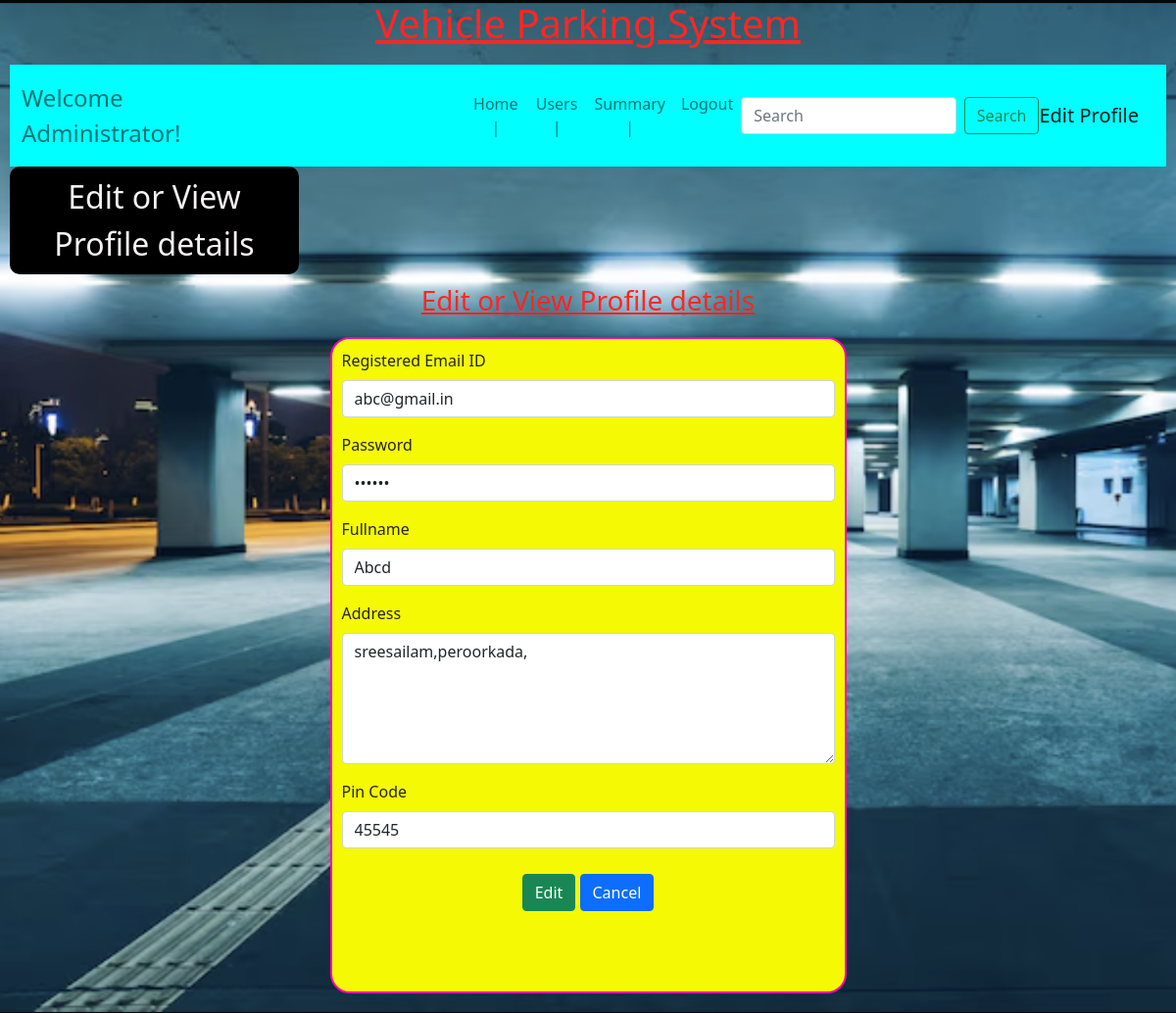
The app's page /edit_profile_admin/abc@gmail.in with its own data.
### backend/models.py (models this page shows)
class User_Details(db.Model):
    __tablename__="user_details" #by default,tablename will be taken as the class name with all letters in lower case
    id=db.Column(db.Integer,primary_key=True)
    email=db.Column(db.String,unique=True,nullable=False)
    password=db.Column(db.String,nullable=False)
    role=db.Column(db.Integer,default=1) # by default, the one who registers is user and not admin
    full_name=db.Column(db.String,nullable=False)
    address=db.Column(db.String,nullable=False)
    pin_code=db.Column(db.Integer,nullable=False)
    reserve_parking_spot=db.relationship("Reserve_parking_spot",cascade="all,delete",backref="user_details",lazy=True)

### backend/controllers.py (the view, shortened to what this page needs)
@app.route("/edit_profile_admin/<email>",methods=["GET","POST"])
def edit_admin(email):
    user=User_Details.query.filter_by(email=email).first()
    if not user:
        return redirect(url_for("admindashboardfn",name=email))
    p=user.password
    a=user.address
    n=user.full_name
    pi=user.pin_code
    return render_template("edit_a.html",email=email,password=p,name=n,address=a,pincode=pi)

### templates/edit_a.html (shortened to what this page needs)
{%extends "adminlayout.html"%}
{%block content%}
            <div class="centers">
                Edit or View Profile details
            </div>
            <div class="my_panel">
                <div class="center">
                    <h3><u>Edit or View Profile details</u></h3>
                </div>
                <form action="/edit_profile_admin/{{email}}" method="POST">
                <div class="input-form2">
                    <div class="mb-3">
                        <label for="email" class="form-label">Registered Email ID</label>
                        <input type="email" class="form-control" id="email" name="gmail" value="{{email}}">
                    </div>
                    <div class="mb-3">
                        <label for="password" class="form-label">Password</label>
                        <input type="password" class="form-control" id="password" name="password" value="{{password}}">
                    </div>
                    <div class="mb-3">
                        <label for="full_name" class="form-label">Fullname</label>
                        <input type="text" class="form-control" id="full_name" name="fulnam" value="{{name}}">
                    </div>
                    <div class="mb-3">
                        <label for="address" class="form-label">Address</label>
                        <textarea class="form-control" id="address" name="address" rows="5" cols="50">{{address}}</textarea>
                    </div>
                    <div class="mb-3">
                        <label for="pincode" class="form-label">Pin Code</label>
                        <input type="number" class="form-control" id="pincode" name="pincode" value="{{pincode}}">
                    </div>
                    <div class="button">
                        <button type="submit" class="btn btn-success">Edit</button>
                    <a href="/admin/{{name}}" type="button" class="btn btn-primary">Cancel</a>
                    </div>
                </div>
                </form>
            </div>
{%endblock%}

### static/styles/styles.css (style rules this page uses)
* { margin: 0px; }
html { background-image: url(/static/images/bkg1.png); background-size: cover; }
.my_panel { margin: auto; padding: 10px; }
.center { text-align: center; margin: auto; color: rgb(254, 38, 38); }
.button { text-align: center; padding: 10px; }
.input-form2 { border: 2px solid rgb(243, 4, 179); width: 527px; height: 670px; margin: auto; margin-top: 20px; padding: 10px; border-radius: 20px; font-size: 16px; text-align: justify; background-color: rgb(245, 249, 4); }
.centers { width: 25%; font-size: xx-large; color: oklab(96.346% 0.00308 0.00084); border: 2px solid black; border-radius: 10px; text-align: center; padding: 5px; background-color: black; }

### records on screen
User_Details: fulnam "Abcd", address "sreesailam,peroorkada,", pincode "45545"
